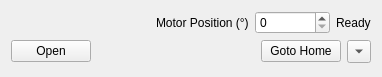
<?xml version="1.0" encoding="UTF-8"?>
<ui version="4.0">
 <class>ThorlabsPanel</class>
 <widget class="QWidget" name="ThorlabsPanel">
  <property name="geometry">
   <rect>
    <x>0</x>
    <y>0</y>
    <width>382</width>
    <height>77</height>
   </rect>
  </property>
  <property name="windowTitle">
   <string>K10CR1 Panel</string>
  </property>
  <layout class="QVBoxLayout" name="verticalLayout">
   <item>
    <layout class="QHBoxLayout" name="horizontalLayout">
     <item>
      <spacer name="horizontalSpacer">
       <property name="orientation">
        <enum>Qt::Horizontal</enum>
       </property>
       <property name="sizeHint" stdset="0">
        <size>
         <width>40</width>
         <height>20</height>
        </size>
       </property>
      </spacer>
     </item>
     <item>
      <widget class="QLabel" name="lPos">
       <property name="text">
        <string>Motor Position (°)</string>
       </property>
      </widget>
     </item>
     <item>
      <widget class="SpinBox" name="sbPosition">
       <property name="minimumSize">
        <size>
         <width>75</width>
         <height>0</height>
        </size>
       </property>
      </widget>
     </item>
     <item>
      <widget class="QLabel" name="labelMoving">
       <property name="text">
        <string>Ready</string>
       </property>
      </widget>
     </item>
    </layout>
   </item>
   <item>
    <layout class="QHBoxLayout" name="horizontalLayout_2">
     <item>
      <widget class="QPushButton" name="bOpen">
       <property name="text">
        <string>Open</string>
       </property>
       <property name="checkable">
        <bool>true</bool>
       </property>
       <property name="flat">
        <bool>false</bool>
       </property>
      </widget>
     </item>
     <item>
      <spacer name="horizontalSpacer_2">
       <property name="orientation">
        <enum>Qt::Horizontal</enum>
       </property>
       <property name="sizeHint" stdset="0">
        <size>
         <width>40</width>
         <height>20</height>
        </size>
       </property>
      </spacer>
     </item>
     <item>
      <widget class="QPushButton" name="bGoHome">
       <property name="text">
        <string>Goto Home</string>
       </property>
      </widget>
     </item>
     <item>
      <widget class="QToolButton" name="bSettings">
       <property name="text">
        <string>...</string>
       </property>
       <property name="popupMode">
        <enum>QToolButton::InstantPopup</enum>
       </property>
       <property name="toolButtonStyle">
        <enum>Qt::ToolButtonIconOnly</enum>
       </property>
       <property name="autoRaise">
        <bool>false</bool>
       </property>
       <property name="arrowType">
        <enum>Qt::DownArrow</enum>
       </property>
      </widget>
     </item>
    </layout>
   </item>
   <item>
    <spacer name="verticalSpacer">
     <property name="orientation">
      <enum>Qt::Vertical</enum>
     </property>
     <property name="sizeHint" stdset="0">
      <size>
       <width>20</width>
       <height>40</height>
      </size>
     </property>
    </spacer>
   </item>
  </layout>
 </widget>
 <customwidgets>
  <customwidget>
   <class>SpinBox</class>
   <extends>QSpinBox</extends>
   <header>pyqtgraph</header>
  </customwidget>
 </customwidgets>
 <resources/>
 <connections/>
</ui>
